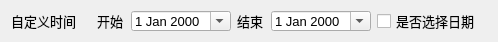
   <widget class="QWidget" name="layoutWidget">
    <property name="geometry">
     <rect>
      <x>10</x>
      <y>360</y>
      <width>482</width>
      <height>24</height>
     </rect>
    </property>
    <layout class="QHBoxLayout" name="horizontalLayout_14">
     <item>
      <widget class="QLabel" name="label_10">
       <property name="minimumSize">
        <size>
         <width>80</width>
         <height>20</height>
        </size>
       </property>
       <property name="maximumSize">
        <size>
         <width>80</width>
         <height>20</height>
        </size>
       </property>
       <property name="font">
        <font>
         <pointsize>10</pointsize>
         <bold>false</bold>
         <underline>false</underline>
         <stylestrategy>PreferDefault</stylestrategy>
        </font>
       </property>
       <property name="text">
        <string>自定义时间</string>
       </property>
      </widget>
     </item>
     <item>
      <layout class="QHBoxLayout" name="horizontalLayout_12">
       <item>
        <widget class="QLabel" name="label_11">
         <property name="minimumSize">
          <size>
           <width>28</width>
           <height>20</height>
          </size>
         </property>
         <property name="maximumSize">
          <size>
           <width>28</width>
           <height>20</height>
          </size>
         </property>
         <property name="font">
          <font>
           <pointsize>10</pointsize>
           <bold>false</bold>
           <underline>false</underline>
           <stylestrategy>PreferDefault</stylestrategy>
          </font>
         </property>
         <property name="text">
          <string>开始</string>
         </property>
        </widget>
       </item>
       <item>
        <widget class="QDateEdit" name="de_beginDate">
         <property name="minimumSize">
          <size>
           <width>100</width>
           <height>20</height>
          </size>
         </property>
         <property name="maximumSize">
          <size>
           <width>100</width>
           <height>20</height>
          </size>
         </property>
         <property name="font">
          <font>
           <pointsize>10</pointsize>
           <bold>false</bold>
           <underline>false</underline>
           <stylestrategy>PreferDefault</stylestrategy>
          </font>
         </property>
         <property name="currentSection">
          <enum>QDateTimeEdit::YearSection</enum>
         </property>
         <property name="calendarPopup">
          <bool>true</bool>
         </property>
         <property name="timeSpec">
          <enum>Qt::LocalTime</enum>
         </property>
        </widget>
       </item>
      </layout>
     </item>
     <item>
      <layout class="QHBoxLayout" name="horizontalLayout_13">
       <item>
        <widget class="QLabel" name="label_12">
         <property name="minimumSize">
          <size>
           <width>28</width>
           <height>20</height>
          </size>
         </property>
         <property name="maximumSize">
          <size>
           <width>28</width>
           <height>20</height>
          </size>
         </property>
         <property name="font">
          <font>
           <pointsize>10</pointsize>
           <bold>false</bold>
           <underline>false</underline>
           <stylestrategy>PreferDefault</stylestrategy>
          </font>
         </property>
         <property name="text">
          <string>结束</string>
         </property>
        </widget>
       </item>
       <item>
        <widget class="QDateEdit" name="de_endData">
         <property name="minimumSize">
          <size>
           <width>100</width>
           <height>20</height>
          </size>
         </property>
         <property name="maximumSize">
          <size>
           <width>100</width>
           <height>20</height>
          </size>
         </property>
         <property name="font">
          <font>
           <pointsize>10</pointsize>
           <bold>false</bold>
           <underline>false</underline>
           <stylestrategy>PreferDefault</stylestrategy>
          </font>
         </property>
         <property name="calendarPopup">
          <bool>true</bool>
         </property>
        </widget>
       </item>
      </layout>
     </item>
     <item>
      <widget class="QCheckBox" name="cb_dateChoose">
       <property name="minimumSize">
        <size>
         <width>110</width>
         <height>20</height>
        </size>
       </property>
       <property name="maximumSize">
        <size>
         <width>110</width>
         <height>20</height>
        </size>
       </property>
       <property name="font">
        <font>
         <pointsize>10</pointsize>
         <bold>false</bold>
         <underline>false</underline>
         <stylestrategy>PreferDefault</stylestrategy>
        </font>
       </property>
       <property name="text">
        <string>是否选择日期</string>
       </property>
      </widget>
     </item>
    </layout>
   </widget>
